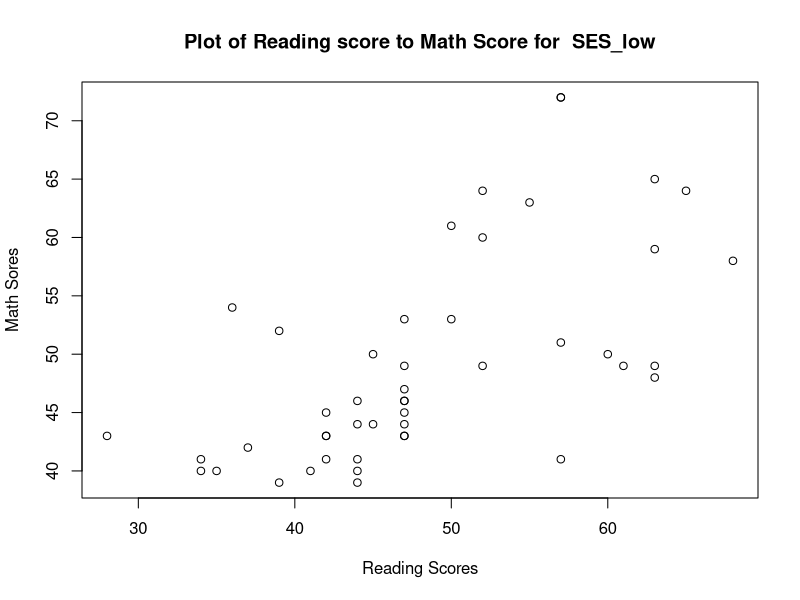
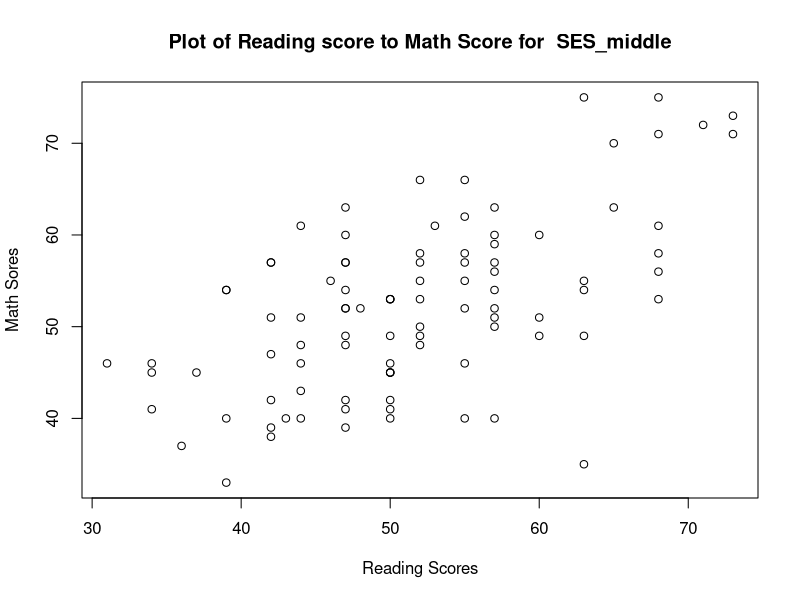
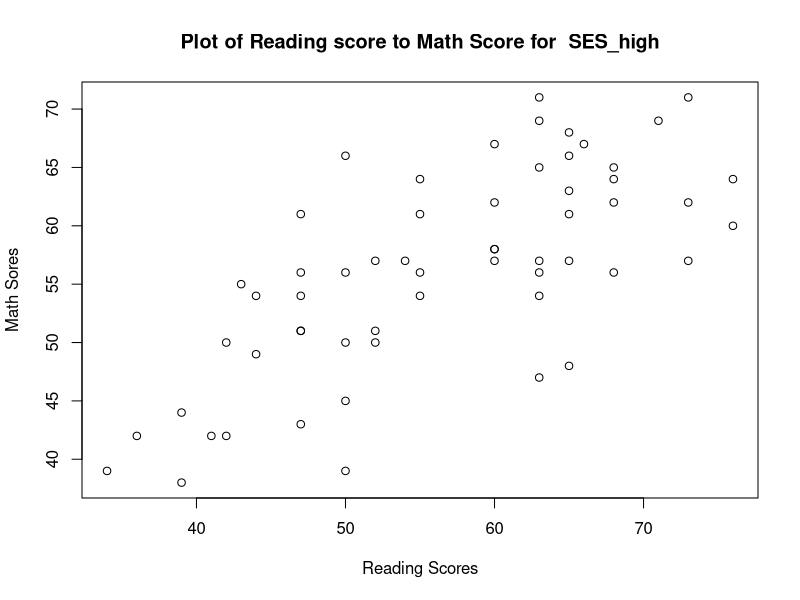

The R source for these figures, in order:
## ---- chunk 1
library(here)
## ---- chunk 2

# creating a list

my_courses <- list(c("EDRM 718", "EDEX 809", "EDCE 825"),
                   c("Dr. Seaman, Dr. Wolfe", "Dr. Gold"),
                   c(3, 3, 3))

## ---- chunk 3

hsb2 <- read.csv(here("Data", "hsb2.csv"))

ses_low <- subset(hsb2, hsb2$ses == 1)

ses_middle <- subset(hsb2, hsb2$ses == 2)

ses_high <- subset(hsb2, hsb2$ses == 3)

ses_scores_low <- matrix(c(ses_low$read,                            
                          ses_low$write,                            
                          ses_low$math,                            
                          ses_low$science,                            
                          ses_low$socst),                        
                          nrow = nrow(ses_low),                       
                          ncol = 5)

ses_scores_middle <- matrix(c(ses_middle$read,                            
                          ses_middle$write,                            
                          ses_middle$math,                            
                          ses_middle$science,                            
                          ses_middle$socst),                        
                          nrow = nrow(ses_middle),                       
                          ncol = 5)

ses_scores_high <- matrix(c(ses_high$read,                            
                          ses_high$write,                            
                          ses_high$math,                            
                          ses_high$science,                            
                          ses_high$socst),                        
                          nrow = nrow(ses_high),                       
                          ncol = 5)

ses_scores_list <- list(ses_scores_low, 
                        ses_scores_middle, 
                        ses_scores_high)


names(ses_scores_list) <- c("SES_low",
                            "SES_middle",
                            "SES_high")

# plot and correlation for Low SES

plot(x = ses_scores_list$SES_low[ , 1],
     y = ses_scores_list$SES_low[ , 3],
     main = paste("Plot of Reading score to Math Score for ",
                  names(ses_scores_list[1])),
     xlab = "Reading Scores",
     ylab = "Math Sores")

cor(x = ses_scores_list$SES_low[ , 1],
    y = ses_scores_list$SES_low[ , 3])

# plot and correlation for Middle SES

plot(x = ses_scores_list$SES_middle[ , 1],
     y = ses_scores_list$SES_middle[ , 3],
     main = paste("Plot of Reading score to Math Score for ",
                  names(ses_scores_list[2])),
     xlab = "Reading Scores",
     ylab = "Math Sores")

cor(x = ses_scores_list$SES_middle[ , 1],
    y = ses_scores_list$SES_middle[ , 3])

# Plot and correlation for high SES

plot(x = ses_scores_list$SES_high[ , 1],
     y = ses_scores_list$SES_high[ , 3],
     main = paste("Plot of Reading score to Math Score for ",
                  names(ses_scores_list[3])),
     xlab = "Reading Scores",
     ylab = "Math Sores")

cor(x = ses_scores_list$SES_high[ , 1],
    y = ses_scores_list$SES_high[ , 3])

## ---- chunk 4
class_list <- list("Ali Alzughaibi", "Asiye Demir", "Bryan Terlizzi",
                   "Cade Abrams", "Dana Sox", "Erin Wilson", "Geophrey Odero",
                   "Hazza Bin-Hazza", "Hui Jiang", "Julie Wang",
                   "Michael Seidman", "Mohammed Quasem", "Olivia Lewis",
                   "Robyn Pernetti", "Ryan Dastrup", "Shelby Gonzales",
                   "Talal Alshehri", "Charles Walters")

sample(class_list, 3)

learning_group <- data.frame("ID" = 1:4,
                      "First Name" = c("Hazza", "Olivia", "Cade", "Mitchell"),
                      "Last Name" = c("Bin-Hazza", "Lewis", "Abrams", "Toomey"),
                      "Email" = c("binhazza@email.sc.edu", "ojlewis@email.sc.edu",
                                  "tcabrams@email.sc.edu", "tt12@email.sc.edu"),
                      "Program of Study" = c("Language and Literacy", "Counselor Education",
                                             "Physical Education", "Counselor Education"),
                      "Years in Program" = c("2", "2", "2",
                                             "2"))

full_name <- paste(learning_group$First.Name, learning_group$Last.Name, sep = ",")

learning_group <- cbind(learning_group, full_name)

learning_group_new <- learning_group[, c(1, 2, 3, 7, 4, 5, 6)]

# Creating a logical variable if the learning group members are in their programs
# for more than two years.

learning_group_new$more.than.two.years <- learning_group_new$Years.in.Program >3
## ---- chunk 5

# a. load the mount juniper data and put it in a data fram

mount_juniper_data <- read.csv(here("Data","Mount Juniper Elementary Data.csv"))

data.frame(mount_juniper_data)

# b. check the score column to determine if there are missing data

anyNA(mount_juniper_data$Score)

# c. prints either "there are no missing data" or "there are missing data", 
# depending on which is true

# I created a vector to indicate any missing values, and if there were, told
# it to display "there are missing data"

mount_juniper_missing <- anyNA(mount_juniper_data$Score)

mount_juniper_missing <- ifelse(mount_juniper_missing == TRUE, 
                                "There are missing data")

print(mount_juniper_missing)

## ---- chunk 6

# Remove missing data
mount_juniper_data <- na.omit(mount_juniper_data)

# Coerce grade to factor
juniper_grade <- factor(mount_juniper_data$Grade,
                        levels = c(3, 4, 5),
                        labels = c("Grade 3", "Grade 4", "Grade 5"),
                        ordered = FALSE)

anova_grade <- aov(mount_juniper_data$Score ~ juniper_grade, 
                      data = mount_juniper_data)

summary(anova_grade)

# Not sure if my "anova grade" object and summary function fulfill the 
# first part for problem 6 too

## ---- chunk 7

# Store ANOVA in a separate object with the p-value extracted

anova_results <- summary(anova_grade)[[1]][[1,5]]

# not sure what the first 1 is, but the second 1,5 represents where the p-value
# is located in the anova table

# telling R to print not statistically significant if the p-value is > .05

anova_results <- ifelse(anova_results > .05, 
                                "Not statistically significant")

print(anova_results)
## ---- chunk 8

# Adding a "results" attribute to the anova grade object

# I am using anova_grade as the object. I am not sure why exactly I use this
# and not the anova_results object-- but the latter shows attributes as NULL.
# I think because the anova_results object only has the sign. level in it.

attributes(anova_grade)$Results<- ifelse(anova_results > .05, 
                                "Not statistically significant")

## ---- chunk 9

# Consider a population of normally distributed scores with a mean of 100 and a standard deviation of15. Write a script to draw 1,000 random samples, each of size 40, from this population.

norm_pop <- replicate(1000, sample(rnorm(1000, 100, 15), size = 40))

# Calculate and store each mean in a vector of means

norm_pop_means <- mean(norm_pop)

# Calculate the mean of the sample means

mean_of_means <- mean(norm_pop_means)

# Determine the difference between the true mean of 100 and the mean of the 
# sample means

mean_of_means - 100

# meaning there is no real difference between the true mean and the sample mean

## ---- chunk 10

# subset the scores from the total hsb2

hsb2_scores <- subset(hsb2 [, 7:11])

# a. stored the sd's of each score in a list

hsb2_sd_list <- lapply(hsb2_scores, sd) 

# b. 

hsb2_sd_vector <- sapply(hsb2_scores, sd)

# c.

hsb2_scores$sd <- apply(hsb2_scores, MARGIN = 1, sd)

# d. calculated sd's of each score by school type individually

hsb2_read_schtyp <- tapply(hsb2_scores$read, hsb2$schtyp, sd)

hsb2_write_schtyp <- tapply(hsb2$write, hsb2$schtyp, sd)

hsb2_math_schtyp <- tapply(hsb2$math, hsb2$schtyp, sd)

hsb2_science_schtyp <- tapply(hsb2$science, hsb2$schtyp, sd)

hsb2_socst_schtyp <- tapply(hsb2$socst, hsb2$schtyp, sd)

# I then column binded each of the sd's by school type

hsb2_schtyp_score <- cbind(hsb2_read_schtyp, hsb2_write_schtyp, 
                           hsb2_math_schtyp,
                           hsb2_science_schtyp, hsb2_socst_schtyp)

# then I transposed it to make it look prettier

hsb2_schtyp_score <- t(hsb2_schtyp_score)

## ---- chunk 11

# construct a vector of 9 different numbers between 0 and 100

rand_nums <- sample(0:100, 9)

# add two missing indicators to the vector

rand_nums <- sample(append(rand_nums, NA))
rand_nums <- sample(append(rand_nums, NA))


# add infinity to the vector

rand_nums <- sample(append(rand_nums, Inf))

# Range function

# find range and omit missing data

range(rand_nums, na.rm = TRUE)

# find range, omit random numbers, omit infinity

range(rand_nums, na.rm = TRUE, finite = TRUE)

# trimming random numbers

x <- rnorm(100)
range(x, trim = .10)

z <- rnorm(3, 5, 20)
range(z, robust = TRUE)

#use character objects

food <- (c("hamburger", "salad", "pizza", "french fries"))
range(food)

